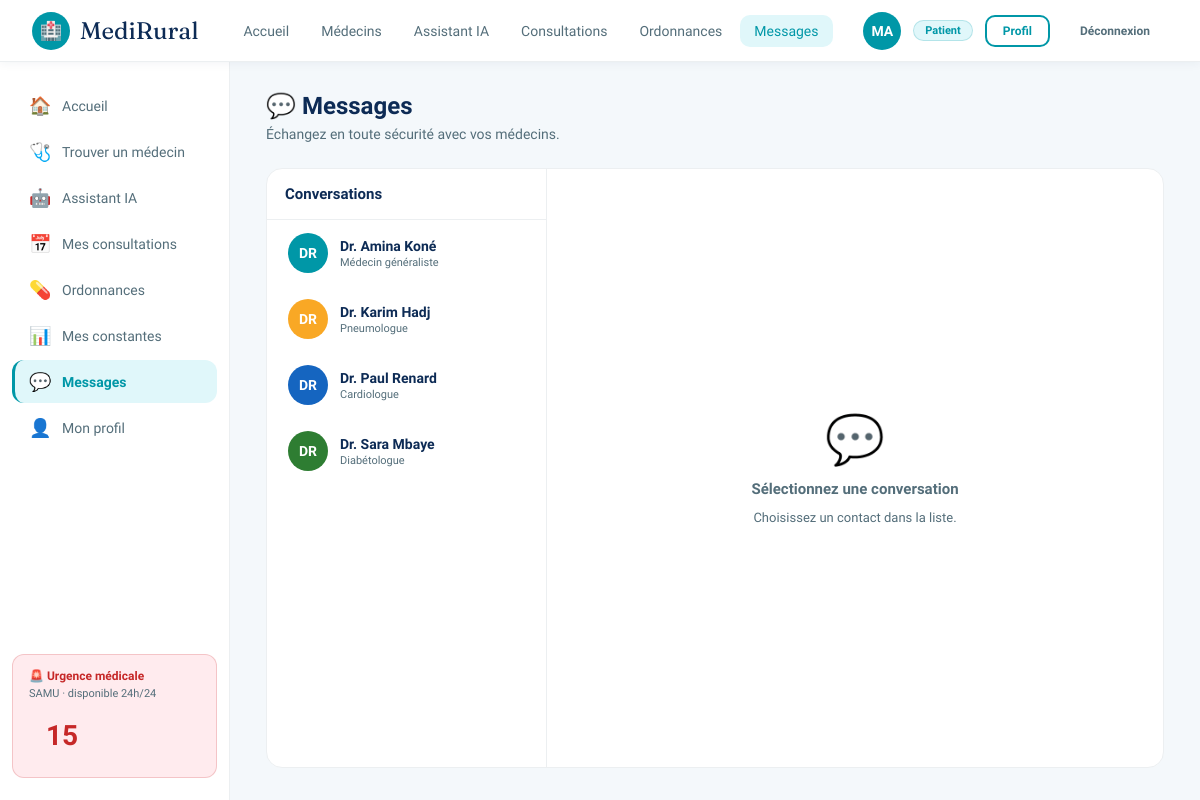
Page /messages (signed in) on the committed database.
### tables this page shows
CREATE TABLE users (
            id          INTEGER PRIMARY KEY AUTOINCREMENT,
            email       TEXT UNIQUE NOT NULL,
            password    TEXT NOT NULL,
            name        TEXT NOT NULL,
            role        TEXT NOT NULL DEFAULT 'patient',
            age         INTEGER,
            city        TEXT,
            phone       TEXT,
            specialite  TEXT,
            bio         TEXT,
            avatar_color TEXT DEFAULT '#0097A7',
            created_at  TEXT DEFAULT (datetime('now'))
        );

### app.py (the view)
@app.route("/messages")
@login_required
def messages():
    uid = session["user_id"]
    role = session["role"]
    if role == "patient":
        contacts = query("""
            SELECT DISTINCT u.id,u.name,u.avatar_color,d.specialite FROM doctors d
            JOIN users u ON d.user_id=u.id ORDER BY u.name
        """)
    else:
        contacts = query("SELECT id,name,avatar_color,NULL as specialite FROM users WHERE role='patient' ORDER BY name")
    return render_template("messages.html", contacts=contacts)

### app.py (called while the page is built)
def get_db():
    if "db" not in g:
        g.db = sqlite3.connect(DB_PATH)
        g.db.row_factory = sqlite3.Row
        g.db.execute("PRAGMA journal_mode=WAL")
        g.db.execute("PRAGMA foreign_keys=ON")
    return g.db

def query(sql, args=(), one=False):
    cur = get_db().execute(sql, args)
    rv  = cur.fetchall()
    return (rv[0] if rv else None) if one else rv

def login_required(f):
    @wraps(f)
    def decorated(*args, **kwargs):
        if "user_id" not in session:
            return redirect(url_for("login"))
        return f(*args, **kwargs)
    return decorated

### templates/messages.html (shortened to what this page needs)
{% extends "base.html" %}
{% block content %}
<p class="page-title">💬 Messages</p>
<p class="page-sub">Échangez en toute sécurité avec {% if session.role=='patient' %}vos médecins{% else %}vos patients{% endif %}.</p>
<div class="msg-layout">
  <div class="contacts-panel">
    <div class="contacts-header">Conversations</div>
    <div class="contacts-list">
      {% for c in contacts %}
      <div class="contact-item" id="contact-{{ c.id }}" onclick="loadChat({{ c.id }}, '{{ c.name }}', '{{ c.avatar_color }}')">
        <div class="avatar" style="background:{{ c.avatar_color }};width:40px;height:40px;font-size:14px;flex-shrink:0">{{ c.name[:2].upper() }}</div>
        <div>
          <div class="contact-name">{{ c.name }}</div>
          {% if c.specialite %}<div class="contact-spec">{{ c.specialite }}</div>{% endif %}
        </div>
      </div>
      {% else %}
      <div style="padding:30px;text-align:center;color:var(--grey);font-size:13px">Aucun contact disponible.</div>
      {% endfor %}
    </div>
  </div>
  <div class="chat-area" id="chatArea">
    <div class="empty-chat">
      <span style="font-size:48px">💬</span>
      <p style="font-size:15px;font-weight:600">Sélectionnez une conversation</p>
      <p style="font-size:13px">Choisissez un contact dans la liste.</p>
    </div>
  </div>
</div>
{% endblock %}

### templates/base.html (style rules this page uses)
:root { --navy:#0D2B55;--blue:#1565C0;--teal:#0097A7;--teal-lt:#E0F7FA; --green:#2E7D32;--green-lt:#E8F5E9;--gold:#F9A825;--red:#C62828; --red-lt:#FFEBEE;--white:#fff;--off:#F4F8FB;--lgrey:#ECEFF1; --grey:#546E7A;--dark:#0A1628;--radius:14px; --shadow:0 2px 20px rgba(13,43,85,.10); --font:'Sora',sans-serif; }
* { box-sizing:border-box;margin:0;padding:0; }
body { font-family:var(--font);background:var(--off);color:var(--navy);min-height:100vh;display:flex;flex-direction:column; }
.avatar { width:38px;height:38px;border-radius:50%;display:flex;align-items:center;justify-content:center;font-weight:700;font-size:14px;color:#fff;flex-shrink:0; }
.page-title { font-size:24px;font-weight:800;color:var(--navy);margin-bottom:6px; }
.page-sub { color:var(--grey);font-size:14px;margin-bottom:26px; }
.main>* { animation:fadeUp .35s ease; }

### templates/messages.html (style rules this page uses)
.msg-layout { display:grid;grid-template-columns:280px 1fr;gap:0;background:var(--white);border-radius:16px;border:1px solid var(--lgrey);overflow:hidden;height:calc(100vh - 200px);min-height:500px }
.contacts-panel { border-right:1.5px solid var(--lgrey);display:flex;flex-direction:column }
.contacts-header { padding:16px 18px;border-bottom:1px solid var(--lgrey);font-weight:800;font-size:15px;color:var(--navy) }
.contacts-list { flex:1;overflow-y:auto }
.contact-item { padding:13px 18px;cursor:pointer;display:flex;align-items:center;gap:12px;transition:.15s;border-left:3px solid transparent }
.contact-name { font-weight:700;font-size:14px;color:var(--navy) }
.contact-spec { font-size:11px;color:var(--grey);margin-top:2px }
.chat-area { display:flex;flex-direction:column }
.empty-chat { flex:1;display:flex;flex-direction:column;align-items:center;justify-content:center;gap:12px;color:var(--grey) }

### rows in the picture
users: name "DR", name "Dr. Amina Koné", specialite "Médecin généraliste"
users: name "DR", name "Dr. Karim Hadj", specialite "Pneumologue"
users: name "DR", name "Dr. Paul Renard", specialite "Cardiologue"
users: name "DR", name "Dr. Sara Mbaye", specialite "Diabétologue"

### other values in the picture
{{ session.name[:2].upper() }} "MA"
{{ 'Médecin' if session.role=='doctor' else 'Patient' }} "Patient"
